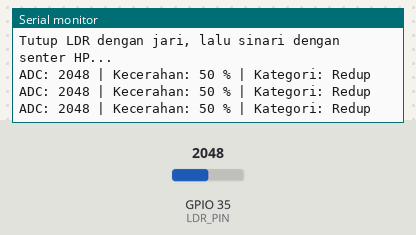
Bench run of a sketch on a simulated ESP32. On the bench: the last lines printed to the serial monitor. Inputs (shaded band) come from the test bench; at power-on: GPIO 35 (LDR_PIN) = 2048.

Above: at 1.3 s.
1.4 s: GPIO 35 (LDR_PIN) set to 2540
At 1.8 s:
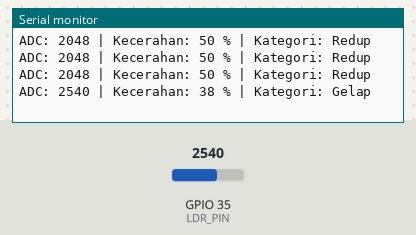
3.5 s: GPIO 35 (LDR_PIN) set to 3540
At 3.9 s:
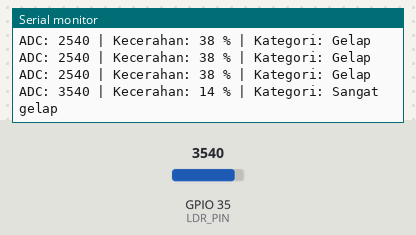
5.5 s: GPIO 35 (LDR_PIN) set to 1460
At 5.9 s:
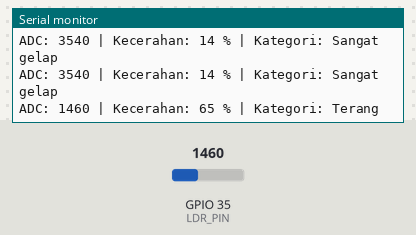
7.5 s: GPIO 35 (LDR_PIN) set to 491
At 7.9 s:
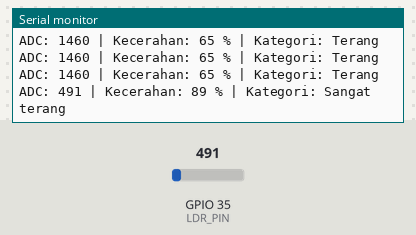

Measured:
- after the input at 1.4 s, the serial monitor: prints a new line after 0.11 s (image 1)
- after the input at 3.5 s, the serial monitor: prints a new line at once (image 2)
- after the input at 5.5 s, the serial monitor: prints a new line at once (image 3)
- after the input at 7.5 s, the serial monitor: prints a new line at once (image 4)

The sketch:

p2_sensor_cahaya_ldr.ino
```cpp
/*
 * BAB 11 - Program 2: Sensor Cahaya LDR
 * Menampilkan nilai ADC, perkiraan kecerahan, dan kategori cahaya.
 * Di kit, LDR berada di sisi GND: makin gelap → tegangan naik → nilai ADC makin BESAR.
 *
 * Rangkaian: LDR (header kuning, pin ke-1) → IO35
 */

#define LDR_PIN 35  // LDR → IO35 (ADC1_CH7, aman dipakai bersama WiFi)

void setup() {
  Serial.begin(115200);
  Serial.println("BAB 11 - Program 2: Sensor Cahaya LDR");
  Serial.println("Tutup LDR dengan jari, lalu sinari dengan senter HP...");
}

void loop() {
  int nilaiAdc = analogRead(LDR_PIN);  // 0 = sangat terang, 4095 = sangat gelap

  // Balik skalanya dengan map(): ADC 0 → kecerahan 100 %, ADC 4095 → kecerahan 0 %
  int kecerahan = map(nilaiAdc, 0, 4095, 100, 0);

  // Kategori cahaya. Ingat: makin gelap, makin BESAR nilai ADC.
  // Ambang (500, 1500, ...) boleh kamu sesuaikan dengan ruanganmu.
  const char *kategori;
  if (nilaiAdc < 500) {
    kategori = "Sangat terang";
  } else if (nilaiAdc < 1500) {
    kategori = "Terang";
  } else if (nilaiAdc < 2500) {
    kategori = "Redup";
  } else if (nilaiAdc < 3500) {
    kategori = "Gelap";
  } else {
    kategori = "Sangat gelap";
  }

  Serial.print("ADC: ");
  Serial.print(nilaiAdc);
  Serial.print(" | Kecerahan: ");
  Serial.print(kecerahan);
  Serial.print(" % | Kategori: ");
  Serial.println(kategori);

  delay(500);
}
```
